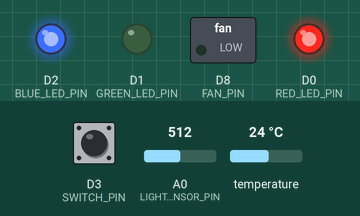
This program was run on a simulated ESP8266 (NodeMCU). On the bench: switched loads named in the program (green lamp = pin HIGH), output pins drawn as LEDs (lit = HIGH). The inputs (shaded band) are chosen by the test bench; at power-on: temperature 24 °C, D3 (SWITCH_PIN) HIGH, A0 (LIGHT_SENSOR_PIN) = 512. WiFi joins after 1.5 s; servers stay silent unless stated; uploads are accepted with an empty reply; what the program prints to the serial monitor is not drawn.

Above: at 2.7 s.
2.8 s: temperature set to 31 °C
5.2 s: temperature set to 34 °C
At 7.0 s:
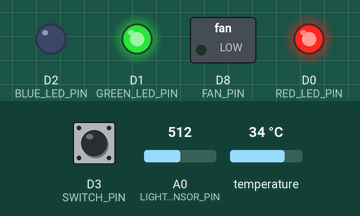
7.5 s: D3 (SWITCH_PIN) pulled LOW for 0.8 s
At 8.6 s:
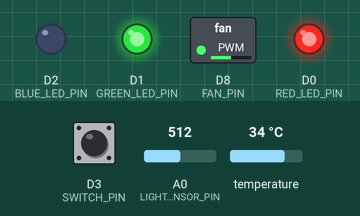
11.5 s: temperature set to 41 °C
13.2 s: temperature set to 44 °C
At 14.4 s:
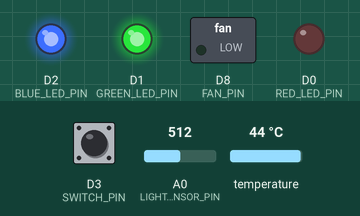
15.5 s: D3 (SWITCH_PIN) pulled LOW for 0.8 s
At 17.2 s:
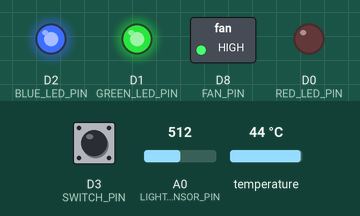
Timing chart, 0 to 19.5 s (numbered marks = the images above; inputs shaded):
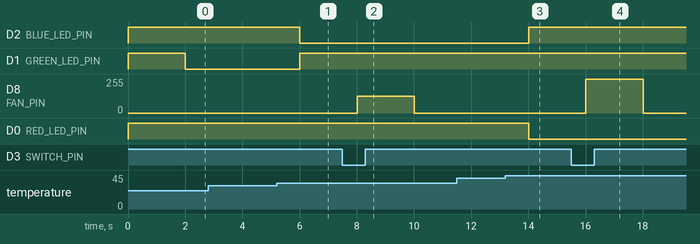

The program:

main.cpp
```cpp
#include <Arduino.h>
#include <ESP8266WiFi.h>
#include <ESP8266HTTPClient.h>
#include <DHTesp.h>

// Пины подключения
#define RED_LED_PIN D0
#define GREEN_LED_PIN D1
#define BLUE_LED_PIN D2
#define SWITCH_PIN D3
#define DHT11_PIN D7
#define FAN_PIN D8
#define LIGHT_SENSOR_PIN A0

// Настройки Wi-Fi
const char* WIFI_SSID = "ssid";
const char* WIFI_PASS = "password";

// Настройки Node-RED
const char* SERVER_URL = "http://192.168.2.38:1880/sensors";

DHTesp dht;

// Глобальные переменные
float currentTemp = 0.0;
int lightPercent = 0;
String ledStatus = "green";
unsigned long lastUpdate = 0;
const unsigned long UPDATE_INTERVAL = 2000;

void setup() {
  Serial.begin(115200);
  delay(10);

  // Инициализация пинов
  pinMode(RED_LED_PIN, OUTPUT);
  pinMode(GREEN_LED_PIN, OUTPUT);
  pinMode(BLUE_LED_PIN, OUTPUT);
  pinMode(SWITCH_PIN, INPUT);
  pinMode(FAN_PIN, OUTPUT);

  // Выключаем светодиод (общий анод)
  digitalWrite(RED_LED_PIN, HIGH);
  digitalWrite(GREEN_LED_PIN, HIGH);
  digitalWrite(BLUE_LED_PIN, HIGH);

  // Инициализация датчиков
  dht.setup(DHT11_PIN, DHTesp::DHT11);

  // Подключение к Wi-Fi
  WiFi.begin(WIFI_SSID, WIFI_PASS);
  Serial.print("Подключение к ");
  Serial.print(WIFI_SSID);

  while (WiFi.status() != WL_CONNECTED) {
    delay(500);
    Serial.print(".");
  }

  Serial.println("\nПодключено! IP адрес: ");
  Serial.println(WiFi.localIP());
}

void updateSystemState() {
  bool switchState = !digitalRead(SWITCH_PIN);
  float newTemp = dht.getTemperature();

  if (!isnan(newTemp)) {
    currentTemp = newTemp;

    // Чтение освещенности
    int lightValue = analogRead(LIGHT_SENSOR_PIN);
    lightPercent = map(lightValue, 0, 1023, 0, 100);

    // Логика управления
    if (currentTemp <= 32.0) {
      digitalWrite(GREEN_LED_PIN, LOW);
      digitalWrite(RED_LED_PIN, HIGH);
      digitalWrite(BLUE_LED_PIN, HIGH);
      ledStatus = "green";
      analogWrite(FAN_PIN, 0);
    }
    else if (currentTemp > 32.0 && currentTemp <= 42.0) {
      digitalWrite(GREEN_LED_PIN, HIGH);
      digitalWrite(RED_LED_PIN, HIGH);
      digitalWrite(BLUE_LED_PIN, LOW);
      ledStatus = "blue";
      analogWrite(FAN_PIN, switchState ? 512 : 0);
    }
    else {
      digitalWrite(GREEN_LED_PIN, HIGH);
      digitalWrite(RED_LED_PIN, LOW);
      digitalWrite(BLUE_LED_PIN, HIGH);
      ledStatus = "red";
      analogWrite(FAN_PIN, switchState ? 1023 : 0);
    }
  }
}

void sendDataToServer() {
  if (WiFi.status() != WL_CONNECTED) return;

  WiFiClient client;
  HTTPClient http;
  http.begin(client, SERVER_URL);  // Исправленная строка
  http.addHeader("Content-Type", "application/json");

  bool switchState = !digitalRead(SWITCH_PIN);
  int fanSpeed = 0;

  if (ledStatus == "blue" && switchState) fanSpeed = 50;
  else if (ledStatus == "red" && switchState) fanSpeed = 100;

  String json = "{";
  json += "\"temperature\":" + String(currentTemp, 1) + ",";
  json += "\"light\":" + String(lightPercent) + ",";
  json += "\"status\":\"" + ledStatus + "\",";
  json += "\"fan_speed\":" + String(fanSpeed) + ",";
  json += "\"switch_state\":";
  json += switchState ? "true" : "false";
  json += "}";

  int httpCode = http.POST(json);

  if (httpCode > 0) {
    Serial.printf("Данные отправлены. Код: %d\n", httpCode);
  } else {
    Serial.printf("Ошибка отправки: %s\n", http.errorToString(httpCode).c_str());
  }

  http.end();
}

void loop() {
  unsigned long currentMillis = millis();

  if (currentMillis - lastUpdate > UPDATE_INTERVAL) {
    updateSystemState();
    sendDataToServer();
    lastUpdate = currentMillis;

    // Вывод в монитор порта для отладки
    bool switchState = !digitalRead(SWITCH_PIN);
    int fanPercent = 0;
    if (ledStatus == "blue" && switchState) fanPercent = 50;
    else if (ledStatus == "red" && switchState) fanPercent = 100;

    Serial.printf("Temp: %.1fC | Light: %d%% | Status: %s | Fan: %d%%\n",
                 currentTemp, lightPercent, ledStatus.c_str(), fanPercent);
  }
}
```

Measured:
- the behaviour switches between 32 and 33 °C on temperature (found by bisection; images 0 and 1)
- the behaviour switches between 42 and 43 °C on temperature (found by bisection; images 2 and 3)
- after the input at 2.8 s, every drawn part: stays the same
- after the input at 5.2 s, D2 (BLUE_LED_PIN): HIGH → LOW after 0.81 s; D1 (GREEN_LED_PIN): LOW → HIGH after 0.81 s
- after the input at 7.5 s, D8 (FAN_PIN): 0/255 → 127/255 after 0.51 s, → 0/255 2.0 s later
- after the input at 11.5 s, every drawn part: stays the same
- after the input at 13.2 s, D2 (BLUE_LED_PIN): LOW → HIGH after 0.81 s; D0 (RED_LED_PIN): HIGH → LOW after 0.81 s
- after the input at 15.5 s, D8 (FAN_PIN): 0/255 → 255/255 after 0.51 s, → 0/255 2.0 s later
